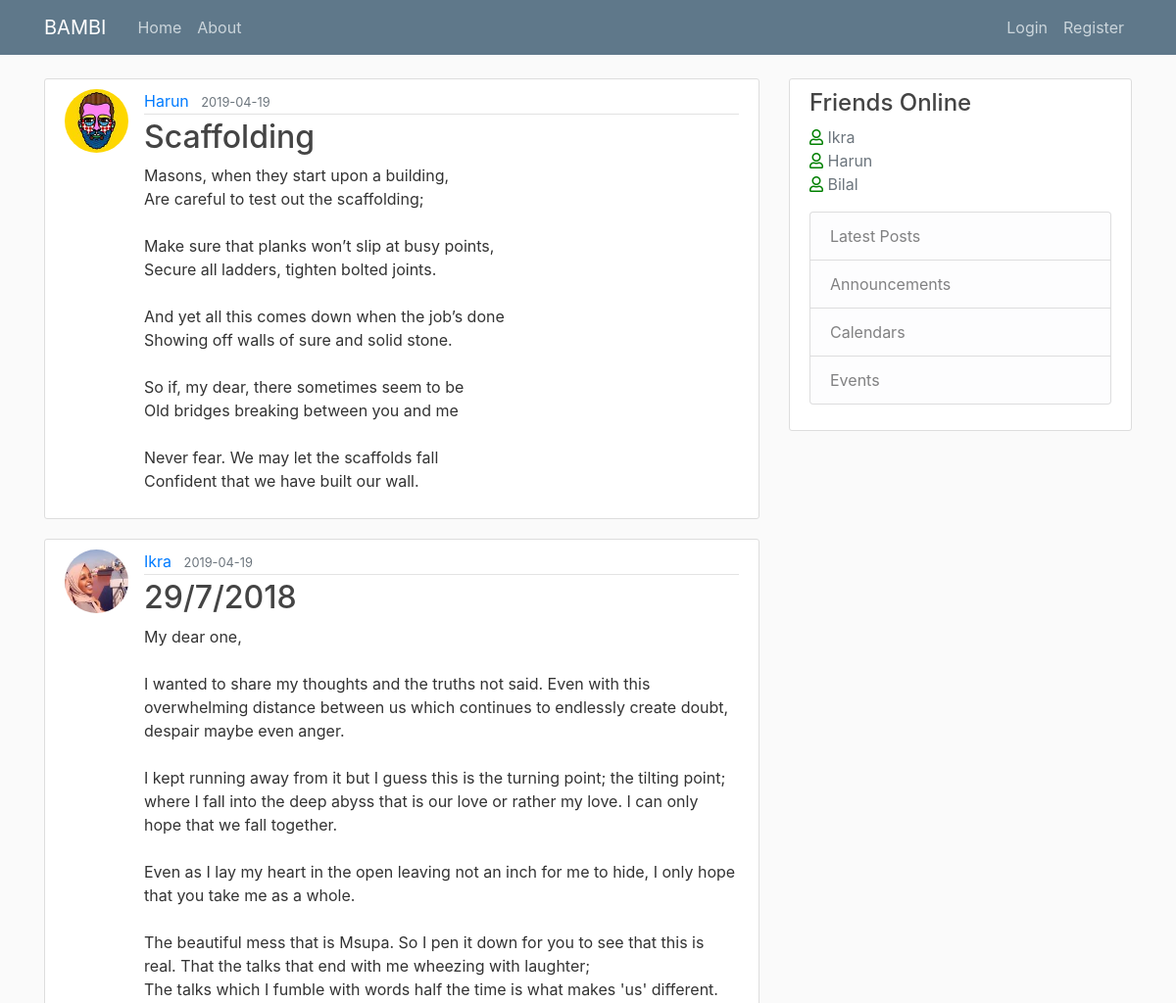
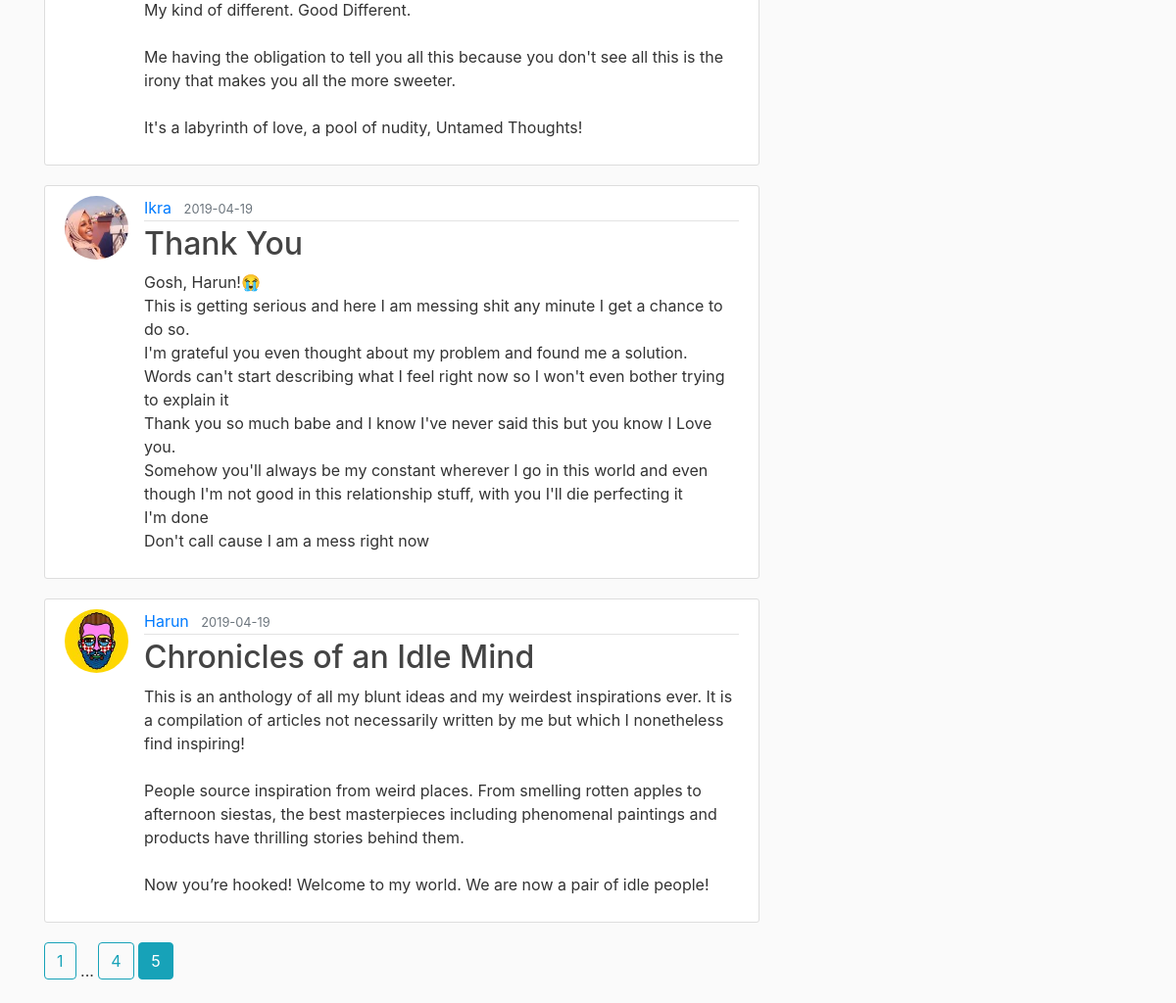
/home?page=5, run on the app's committed database (2 pictures, top to bottom).
### flaskblog/models.py (models this page shows, shortened)
class Post(db.Model):
    id = db.Column(db.Integer, primary_key=True)
    title = db.Column(db.String(100), nullable=False)
    date_posted = db.Column(db.DateTime, nullable=False,
                            default=datetime.utcnow)
    content = db.Column(db.Text, nullable=False)
    user_id = db.Column(db.Integer, db.ForeignKey('user.id'), nullable=False)

class User(db.Model, UserMixin):
    id = db.Column(db.Integer, primary_key=True)
    username = db.Column(db.String(20), unique=True, nullable=False)
    email = db.Column(db.String(120), unique=True, nullable=False)
    image_file = db.Column(db.String(20), nullable=False,
                           default='default.jpg')
    password = db.Column(db.String(60), nullable=False)
    posts = db.relationship('Post', backref='author', lazy=True)

### flaskblog/routes.py (the view)
@app.route("/")
@app.route("/home")
def home():
    page = request.args.get('page', 1, type=int)
    posts = Post.query.order_by(
        Post.date_posted.desc()).paginate(page=page, per_page=5)
    return render_template('home.html', posts=posts)

### flaskblog/templates/home.html
{% extends "layout.html" %} {% block content %} {% for post in posts.items %}
<article class="media content-section">
  <img
    class="rounded-circle article-img"
    src="{{ url_for('static', filename='profile_pics/' + post.author.image_file) }}"
  />
  <div class="media-body">
    <div class="article-metadata">
      <a
        class="mr-2"
        href="{{ url_for('user_posts', username=post.author.username) }}"
        >{{ post.author.username }}</a
      >
      <small class="text-muted">{{
        post.date_posted.strftime("%Y-%m-%d")
      }}</small>
    </div>
    <h2>
      <a class="article-title" href="{{ url_for('post', post_id=post.id) }}">{{
        post.title
      }}</a>
    </h2>
    <p class="article-content">{{ post.content }}</p>
  </div>
</article>
{% endfor %} {% for page_num in posts.iter_pages(left_edge=1, right_edge=1,
left_current=1, right_current=2) %} {% if page_num %} {% if posts.page ==
page_num %}
<a class="btn btn-info mb-4" href="{{ url_for('home', page=page_num) }}">{{
  page_num
}}</a>
{% else %}
<a
  class="btn btn-outline-info mb-4"
  href="{{ url_for('home', page=page_num) }}"
  >{{ page_num }}</a
>
{% endif %} {% else %} ... {% endif %} {% endfor %} {% endblock content %}

### flaskblog/static/main.css (style rules this page uses)
body { background: #fafafa; color: #333333; margin-top: 5rem; }
h1, h2, h3, h4, h5, h6 { color: #444444; }
.content-section { background: #ffffff; padding: 10px 20px; border: 1px solid #dddddd; border-radius: 3px; margin-bottom: 20px; }
.article-title { color: #444444; }
.article-content { white-space: pre-line; }
.article-img { height: 65px; width: 65px; margin-right: 16px; }
.article-metadata { padding-bottom: 1px; margin-bottom: 4px; border-bottom: 1px solid #e3e3e3; }

### data on the page
Post: image_file (picture), author.username "Harun", date_posted "2019-04-19", title "Scaffolding", content "Masons, when they start upon a building, Are careful to test out the scaffolding; Make sure that planks won’t slip at busy points, Secure all ladders, tighten bolted joints. And yet all this comes down when the job’s done Showing off walls of sure and solid stone. So if, my dear, there sometimes seem to be Old bridges breaking between you and me Never fear. We may let the scaffolds fall Confident that we have built our wall."
Post: image_file (picture), author.username "Ikra", date_posted "2019-04-19", title "29/7/2018", content "My dear one, I wanted to share my thoughts and the truths not said. Even with this overwhelming distance between us which continues to endlessly create doubt, despair maybe even anger. I kept running away from it but I guess this is the turning point; the tilting point; where I fall into the deep abyss that is our love or rather my love. I can only hope that we fall together. Even as I lay my heart in the open leaving not an inch for me to hide, I only hope that you take me as a whole. The beautiful mess that is Msupa. So I pen it down for you to see that this is real. That the talks that end with me wheezing with laughter; The talks which I fumble with words half the time is what makes…"
Post: image_file (picture), author.username "Ikra", date_posted "2019-04-19", title "Thank You", content "Gosh, Harun!😭 This is getting serious and here I am messing shit any minute I get a chance to do so. I'm grateful you even thought about my problem and found me a solution. Words can't start describing what I feel right now so I won't even bother trying to explain it Thank you so much babe and I know I've never said this but you know I Love you. Somehow you'll always be my constant wherever I go in this world and even though I'm not good in this relationship stuff, with you I'll die perfecting it I'm done Don't call cause I am a mess right now"
Post: image_file (picture), author.username "Harun", date_posted "2019-04-19", title "Chronicles of an Idle Mind", content "This is an anthology of all my blunt ideas and my weirdest inspirations ever. It is a compilation of articles not necessarily written by me but which I nonetheless find inspiring! People source inspiration from weird places. From smelling rotten apples to afternoon siestas, the best masterpieces including phenomenal paintings and products have thrilling stories behind them. Now you’re hooked! Welcome to my world. We are now a pair of idle people!"

### other printed values
{{ page_num }} "1" "4"
{{ page_num }} "5"
